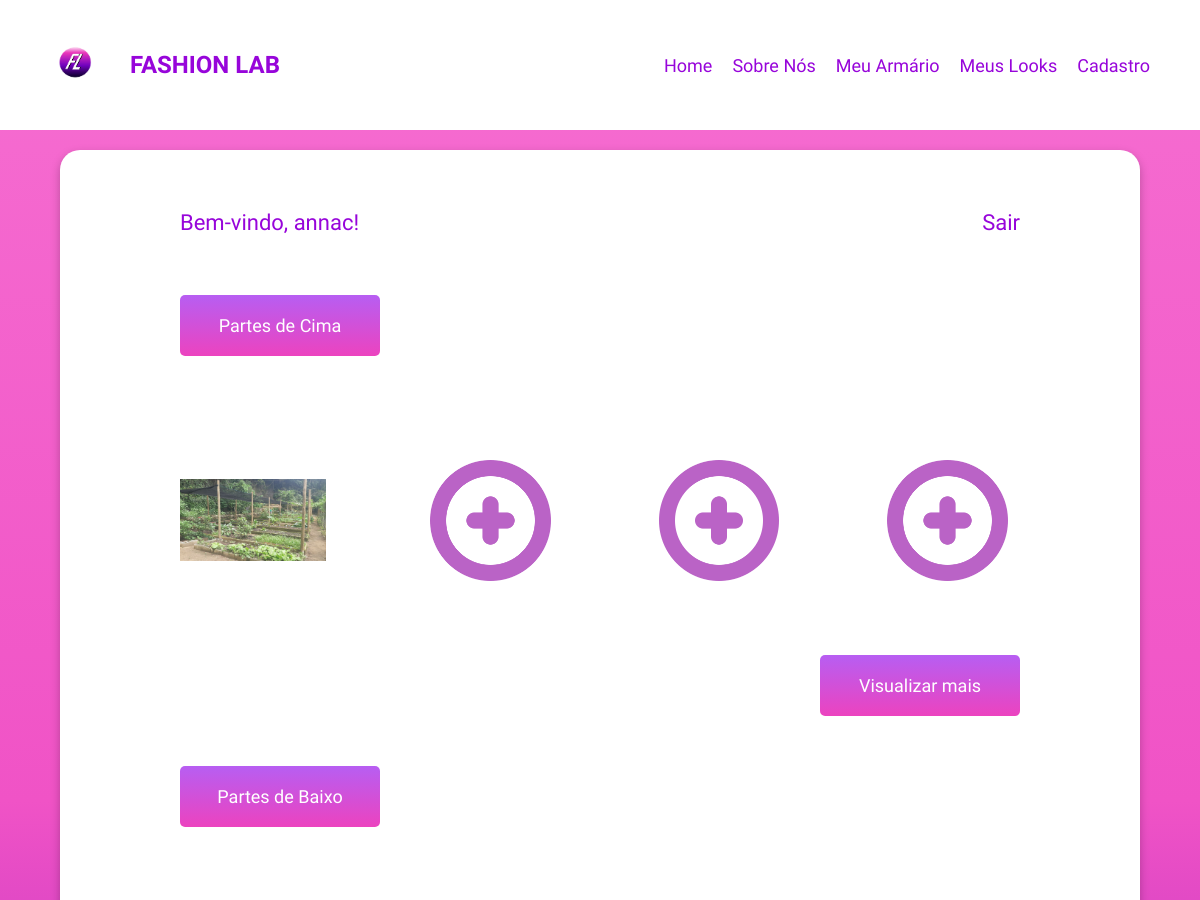
The app's page /armario/ (signed in, upper part), older data.
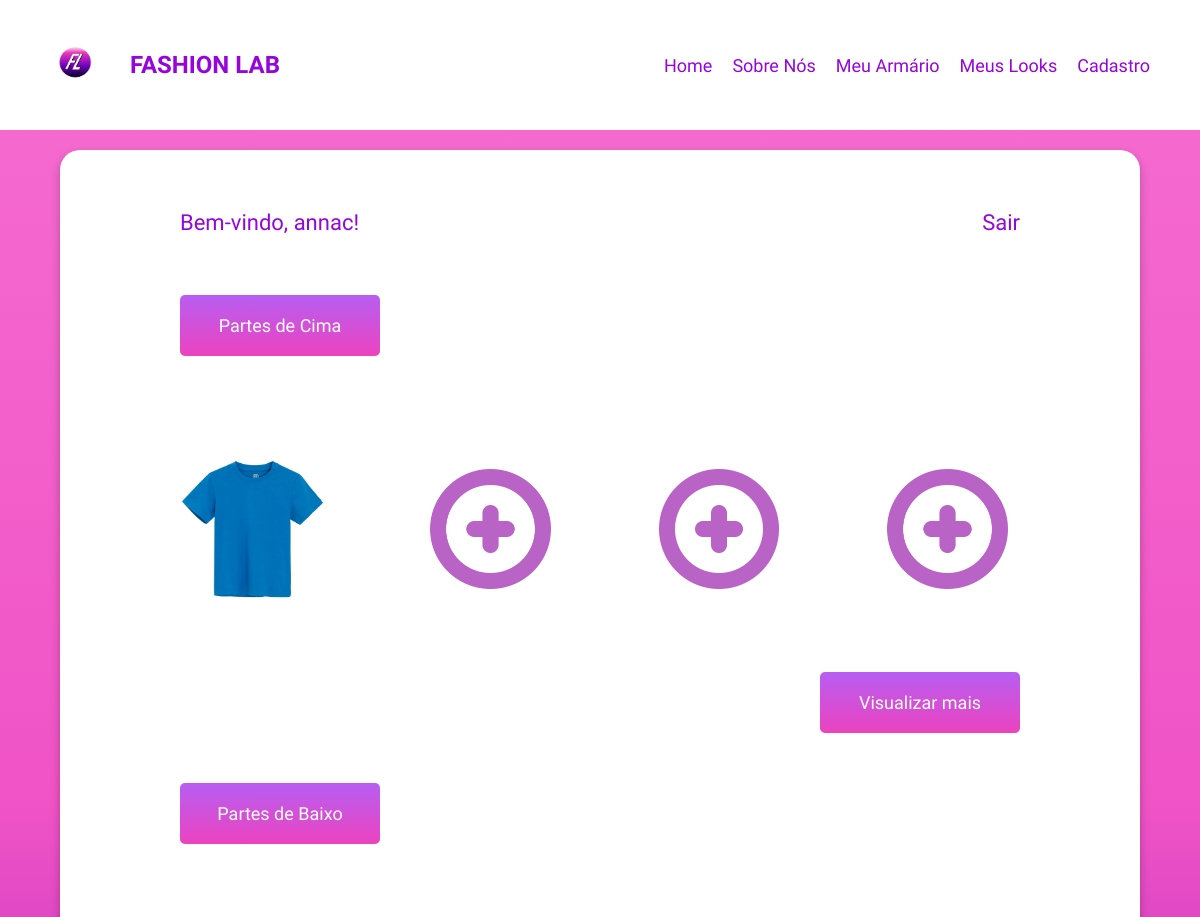
The same page, newer data.
### fashion_lab/models.py (models this page shows, shortened)
class Partes_de_Cima(models.Model):
  usuario = models.ForeignKey(User, on_delete=models.CASCADE)
  imagem = models.ImageField(upload_to='imagens/partes_de_cima/')
  descricao = models.TextField(max_length=100)
  cor_texto = models.CharField(max_length=20)
  cor_visual = models.CharField(max_length=7, default='#000000')
  marca = models.CharField(max_length=100)
  material = models.CharField(max_length=100)
  tamanho = models.CharField(
    max_length=10,
    choices=[
      ('PP', 'PP'),
        ('P', 'P'),
        ('M', 'M'),
        ('G', 'G'),
        ('GG', 'GG'),
        ('XGG', 'XGG'),
    ],
  )
  usos = GenericRelation('UsoRoupa')
  class Meta:
        verbose_name = "Parte de Cima"
        verbose_name_plural = "Partes de Cima"

### fashion_lab/views.py (the view)
# urls.py: path('armario/', views.armario, name='armario'),
@login_required
def armario(request):
    partes_de_cima = Partes_de_Cima.objects.filter(usuario=request.user)
    partes_de_baixo = Partes_de_Baixo.objects.filter(usuario=request.user)
    calçados = Calçados.objects.filter(usuario=request.user)
    acessórios = Acessórios.objects.filter(usuario=request.user)
    return render(request, 'armario.html', {
        'partes_de_cima': partes_de_cima,
        'partes_de_baixo': partes_de_baixo,
        'calçados': calçados,
        'acessórios': acessórios,
    })

### fashion_lab/templates/armario.html (shortened to what this page needs)
<!DOCTYPE html>
<html lang="pt-br">
<head>
    {% load static %}
    <link href="{% static 'CSS/header_e_footer.css' %}" rel="stylesheet">
    <link href="{% static 'CSS/armario.css' %}" rel="stylesheet">
</head>
<body>
    <header>
        <div class="logo-container">
            <img src="{% static 'IMG/logo.png' %}" class="logo">
            <h1 class="titulo_header">FASHION LAB</h1>
        </div>
        <nav class="nav-links">
          <a href="{% url 'home' %}">Home</a>
          <a href="{% url 'home' %}">Sobre Nós</a>
          <a href="{% url 'armario' %}">Meu Armário</a>
          <a href="{% url 'looks' %}">Meus Looks</a>
          <a href="{% url 'pergunta' %}">Cadastro</a>
        </nav>
    </header>
    <div class="quadrado_maior conteudo">
      <main>
        {% if request.user.is_authenticated %}
        <div class="header-info">
            <b id="boas_vindas">Bem-vindo, {{ request.user.username }}!</b>
            <a href="{% url 'logout_usuario' %}" class="link_sair">Sair</a>
        </div>
          {% endif %}
        <div class="quadrado">Partes de Cima</div>
        <div class="container">
          {% for parte in partes_de_cima %}
            <a href="{% url 'pergunta_peca' tipo='parte_de_cima' id=parte.id %}" id="link_1">
              <img src="{{ parte.imagem.url }}" class="img_button img_roupa"></a>
          {% empty %}
          <a href="{% url 'cadastrar_parte_de_cima' %}"><img src="{% static 'IMG/add_icon.webp' %}" class="add img_button" id="link_2"></a>
          {% endfor %}
          <a href="{% url 'cadastrar_parte_de_cima' %}"><img src="{% static 'IMG/add_icon.webp' %}" class="add img_button" id="link_2"></a>
          <a href="{% url 'cadastrar_parte_de_cima' %}"><img src="{% static 'IMG/add_icon.webp' %}" class="add img_button" id="link_2"></a>
          <a href="{% url 'cadastrar_parte_de_cima' %}"><img src="{% static 'IMG/add_icon.webp' %}" class="add img_button" id="link_2"></a>
        </div>
        <div class="quadrado visualizar img_button">Visualizar mais</div>
        <div class="quadrado">Partes de Baixo</div>
      </main>
    </div>
</body>
</html>

### fashion_lab/static/CSS/header_e_footer.css (style rules this page uses)
body { width: 100%; display: flex; flex-direction: column; min-height: 100vh; }
header { width: 100%; background-color: white; display: flex; justify-content: space-between; align-items: center; padding: 40px 50px; margin: 0; }
.logo-container { display: flex; align-items: center; gap: 30px; }
.logo { height: 50px }
.titulo_header { color: #9705DA; font-size: 24px; font-family: 'Emblema One'; }
.nav-links { display: flex; gap: 20px; }
.nav-links a { text-decoration: none; color: #9705DA; font-size: 18px; font-family: 'Tilt Warp'; }
* { margin-left:0; max-width: 100%; box-sizing: border-box; }

### fashion_lab/static/CSS/armario.css (style rules this page uses)
body { background: linear-gradient(to bottom, #F66ED1, #F053C6, #8209BF, #AC1BBD); }
* { padding: 0; margin: 0; text-decoration: none; list-style-type: none; list-style: none; color: inherit; outline: none; resize: none; box-sizing: border-box; }
#boas_vindas { font-family: 'Tilt Warp'; color: #9705DA; font-size: 22px; margin-left: 80px; font-weight: normal; }
.conteudo { background: white; }
.header-info { display: flex; justify-content: space-between; align-items: center; padding: 10px 20px; }
.link_sair { text-decoration: none; color: #9705DA; font-size: 22px; font-family: 'Tilt Warp'; margin-right: 80px; }
.quadrado_maior { display: flex; flex-direction: column; align-items: center; width: 90%; margin: 20px auto; border-radius: 20px; padding: 20px; padding-top: 50px; box-shadow: 0px 4px 10px rgba(0, 0, 0, 0.25); }
.quadrado { font-size: 18px; font-family: 'Tilt Warp'; color: white; display: flex; justify-content: center; align-items: center; text-align: center; background: linear-gradient(to bottom, #B75EF2, #EC43BF); width: 200px; height: auto; border-radius: 5px; margin-left: 100px; margin-top: 50px; padding: 20px; }
.visualizar { margin-left: auto; margin-right: 100px; margin-bottom: 50px; }
.container { justify-content: center; align-items: center; width: 80%; display: flex; align-items: left; gap: 100px; margin-left: 100px; margin-top: 100px; margin-bottom: 70px; }
.container a { display: inline-block; margin: 0; padding: 0; }
#link_1 { width: 70%; }
#link_2 { width: 100%; }
.img_roupa { display: block; width: 100%; height: auto; margin: 0; }
.add { display: block; width: 20%; height: auto; margin: 0; }
.img_button { cursor: pointer; transition: transform 0.3s ease; }

Row changes from the older to the newer data that the page shows:
removed Partes_de_Cima: imagem (picture)
now on this page (row edited): Partes_de_Cima: imagem (picture)
